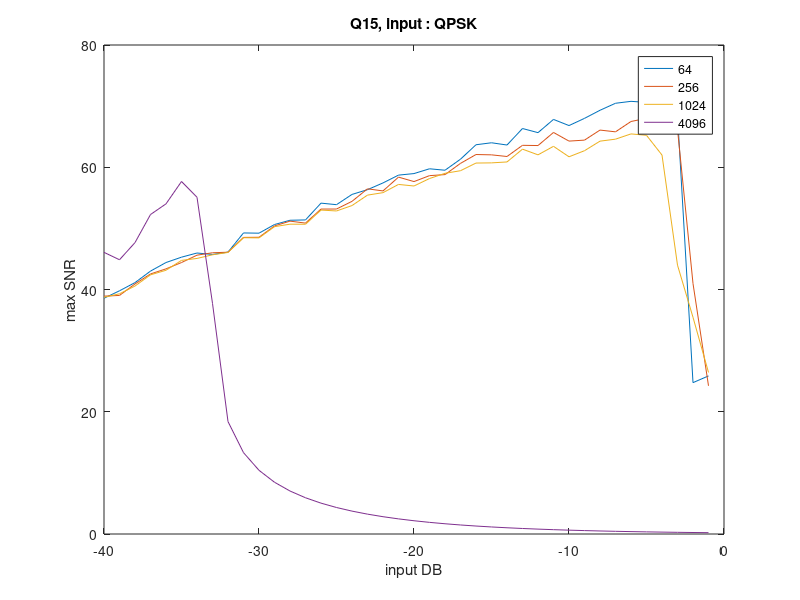

Source code (MATLAB):
abs = [-40.000000, -39.000000, -38.000000, -37.000000, -36.000000, -35.000000, -34.000000, -33.000000, -32.000000, -31.000000, -30.000000, -29.000000, -28.000000, -27.000000, -26.000000, -25.000000, -24.000000, -23.000000, -22.000000, -21.000000, -20.000000, -19.000000, -18.000000, -17.000000, -16.000000, -15.000000, -14.000000, -13.000000, -12.000000, -11.000000, -10.000000, -9.000000, -8.000000, -7.000000, -6.000000, -5.000000, -4.000000, -3.000000, -2.000000, -1.000000];

ord64 = [38.571507, 39.788271, 41.128079, 43.009902, 44.413815, 45.289537, 45.971095, 45.733224, 46.114866, 49.253577, 49.214063, 50.631271, 51.328312, 51.383255, 54.129936, 53.877185, 55.555342, 56.333896, 57.437163, 58.713303, 58.965792, 59.749522, 59.512324, 61.318950, 63.681133, 64.005647, 63.636369, 66.337989, 65.661849, 67.825966, 66.819694, 67.998360, 69.321736, 70.467720, 70.784028, 70.608902, 69.717494, 68.564987, 24.764027, 25.863050];
ord256 = [38.911830, 39.029486, 40.906394, 42.543334, 43.378427, 44.411196, 45.616085, 46.011899, 46.101122, 48.522436, 48.545931, 50.400879, 51.185051, 50.864181, 53.159554, 53.166010, 54.422403, 56.469742, 56.126920, 58.385196, 57.656556, 58.627312, 58.797468, 60.633516, 62.083428, 62.029718, 61.758937, 63.588821, 63.551136, 65.694356, 64.278137, 64.438171, 66.082162, 65.794386, 67.486382, 68.008258, 66.794415, 66.216603, 40.978763, 24.247037];
ord1024 = [38.730756, 39.296734, 40.567129, 42.400357, 43.146629, 44.764167, 45.082161, 45.676808, 46.061494, 48.470773, 48.443999, 50.277782, 50.687917, 50.675041, 52.994921, 52.849513, 53.734481, 55.441092, 55.844792, 57.189732, 56.932341, 58.153930, 59.007774, 59.434650, 60.687870, 60.716545, 60.867411, 62.961400, 62.030189, 63.424999, 61.711808, 62.706474, 64.270378, 64.595625, 65.455471, 65.228138, 61.995979, 43.985299, 35.453433, 26.433596];
ord4096 = [46.078406, 44.865679, 47.673498, 52.266047, 54.011783, 57.669287, 55.093713, 37.728146, 18.392812, 13.311339, 10.421457, 8.467680, 7.033518, 5.928620, 5.049921, 4.335310, 3.744467, 3.249748, 2.831390, 2.474786, 2.168851, 1.904980, 1.676377, 1.477584, 1.304164, 1.152469, 1.019468, 0.902623, 0.799793, 0.709160, 0.629174, 0.558501, 0.495995, 0.440662, 0.391643, 0.348186, 0.309638, 0.275425, 0.245046, 0.218060];
figure
plot(abs,ord64);
xlabel('input DB')
ylabel('max SNR')
hold on
plot(abs,ord256);
hold on
plot(abs,ord1024);
hold on
plot(abs,ord4096);
title("Q15, input : QPSK");
legend('64','256','1024', '4096');
